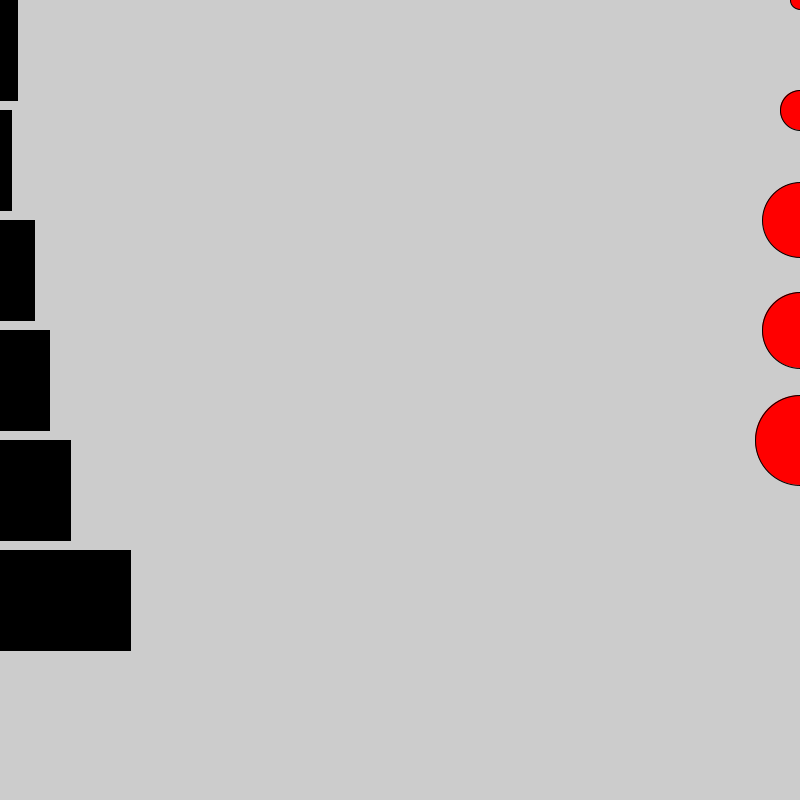
Frame 1 (no input)
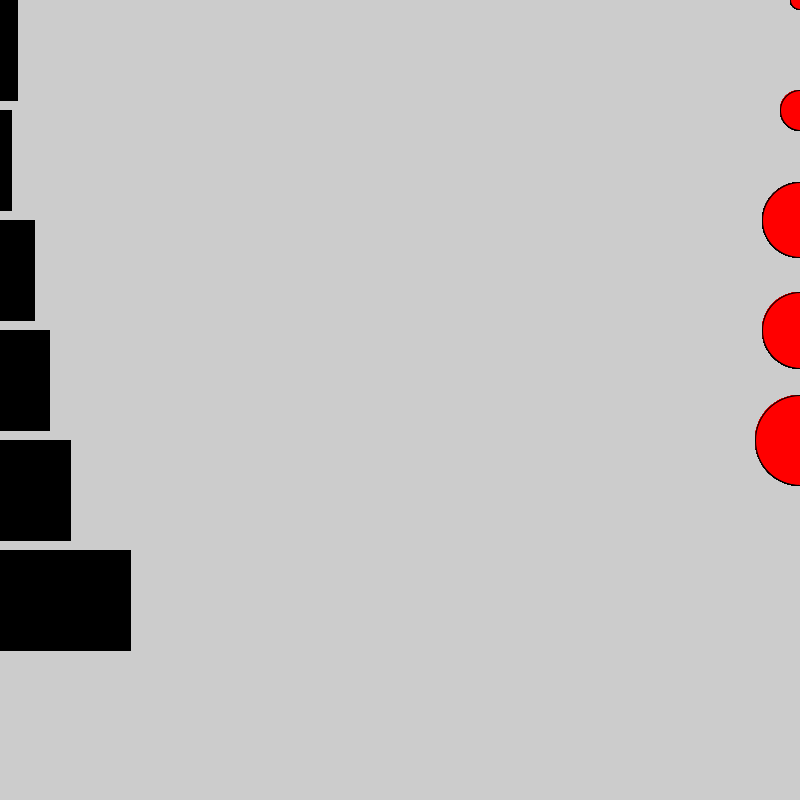
Frame 60 (the mouse pressed at the canvas centre just before this capture)
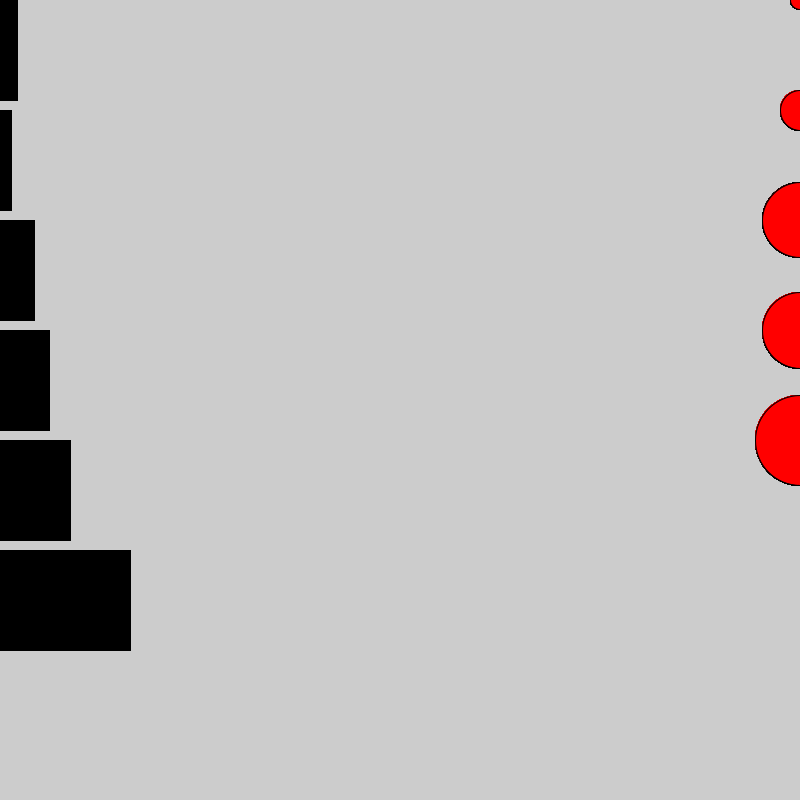
Frame 120 (the mouse held since frame 60 and released just before this capture)

The Processing sketch that drew these frames (run headless with seeded random() and noise(); from frame 60 on, the mouse is pressed at the canvas centre):

// Processing sketch: arrayPrimer
// ── arrayPrimer.pde
// what is an array?
// let's begin declaring, creating and initializing an array of integers

// they all have the same type, they are all integers
int[] x = {17, 11, 34, 49, 70, 130};

//2 I can also declare an array, then create assign the value in the setup method.
int[] data; // Declare

// 3 I can even 

void setup(){
  size(800,800);
  
  // 2,
  data = new int[5]; // Create
  data[0] = 19; // Assign
  data[1] = 40;
  data[2] = 75;
  data[3] = 76;
  data[4] = 90;
}

void draw(){
  fill(0);
  // Read one array element each time through the for loop
  for (int i = 0; i < x.length; i++) {
    rect(0, i*110, x[i], 100);
  }
  
  fill(255,0,0);
  for (int i = 0; i < data.length; i++) {
    circle(width, i*110, data[i]);
  } 
}
